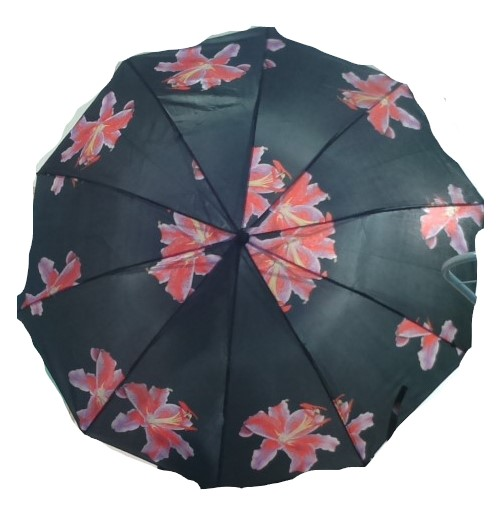
#> input picture ballon_detector/resources/target0.jpg, 503 x 514 px, found by its file name
$ jupyter execute notebook.ipynb
#> lines starting #> are read from the running program, lines starting #| are printed output that depends on the picture
[cell 1]
import matplotlib.pyplot as plt
import numpy as np
import cv2
img = cv2.imread('../resources/target0.JPG')   # query image
#> img is the input picture: shape (514, 503, 3); mean B, G, R 148.8, 143.1, 144.1
img1 = cv2.imread('../resources/image4.JPG')
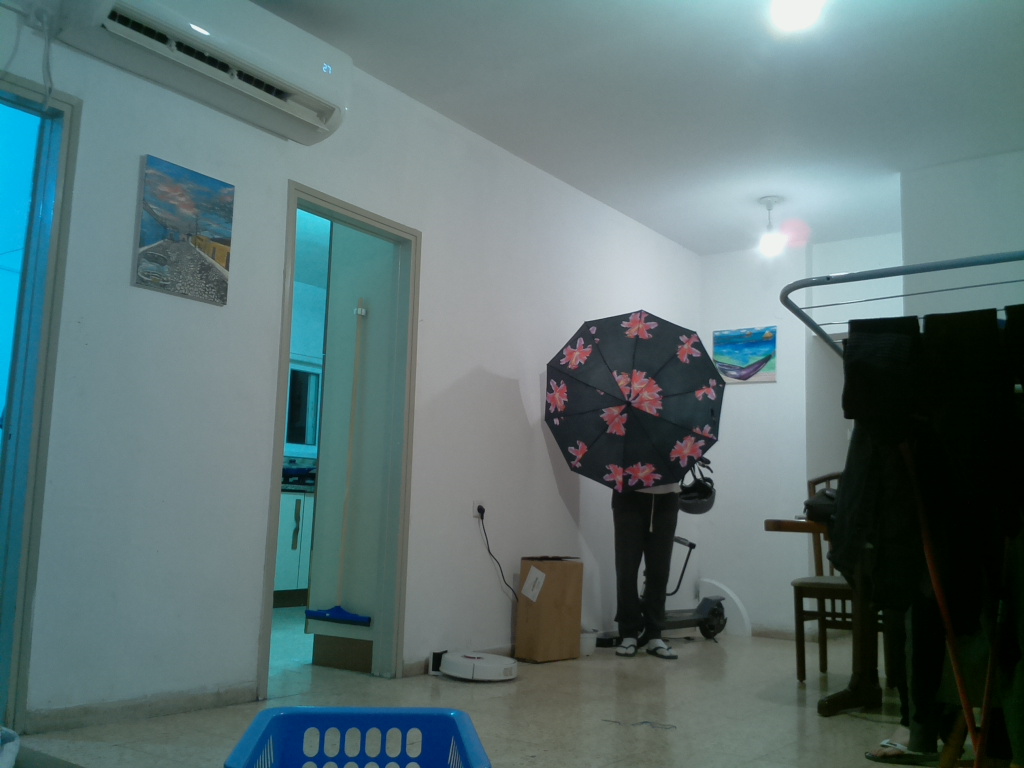
#> input picture ballon_detector/resources/image4.jpg, 1024 x 768 px, found by its file name
#> img1 is the input picture: shape (768, 1024, 3); mean B, G, R 114.6, 113.7, 92.7
gray = cv2.cvtColor(img, cv2.COLOR_BGR2GRAY)
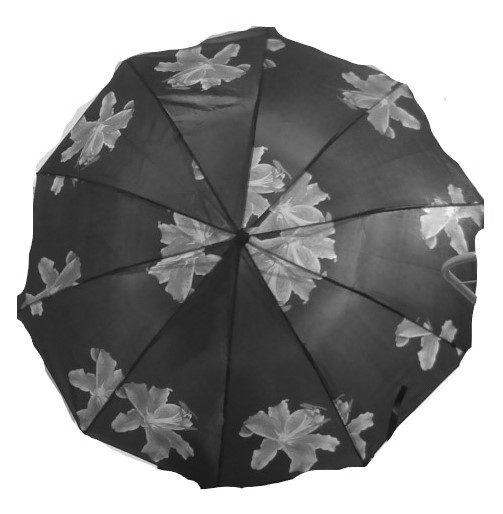
#> gray: shape (514, 503); min 17, max 255, mean 144.1
gray1 = cv2.cvtColor(img1, cv2.COLOR_BGR2GRAY)
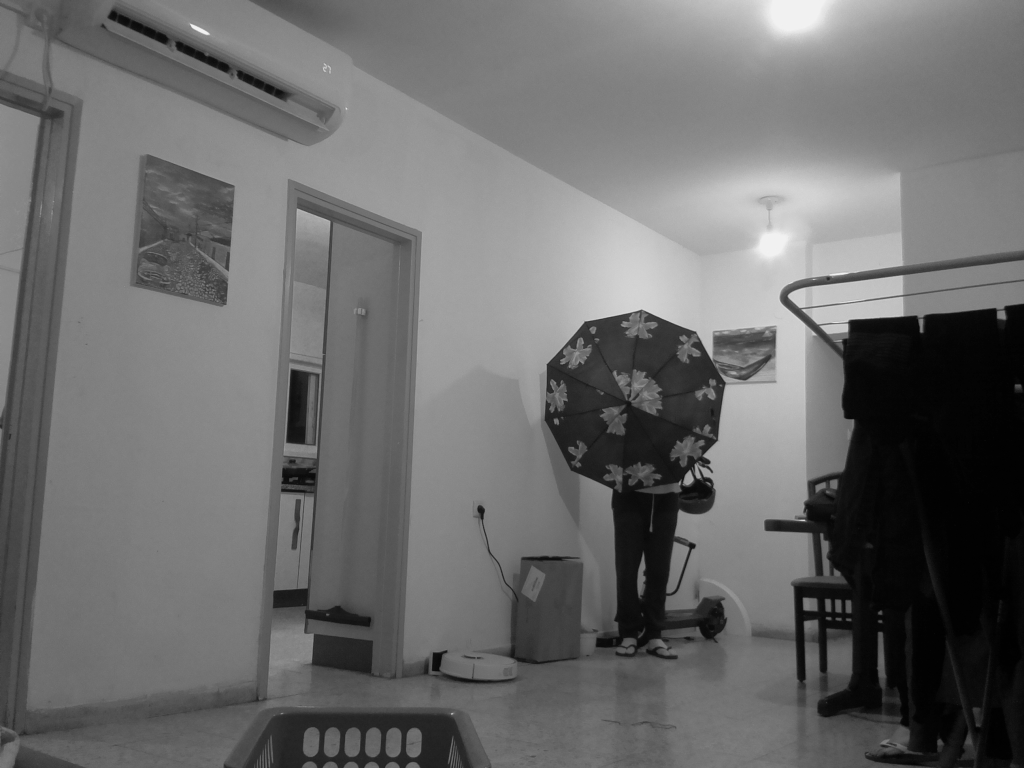
#> gray1: shape (768, 1024); min 1, max 242, mean 107.5
sift = cv2.SIFT_create(sigma = 3, nOctaveLayers = 20, contrastThreshold = 0.05)
keypoints_1, descriptors_1 = sift.detectAndCompute(gray, None)
#> keypoints_1 = 624 keypoints; strongest (x, y, size): (364, 463, 5.5), (202, 487, 3.4), (280, 471, 20.3), (140, 78, 40.4)
keypoints_2, descriptors_2 = sift.detectAndCompute(gray1, None)
#> keypoints_2 = 649 keypoints; strongest (x, y, size): (688, 480, 7.6), (776, 436, 91.7), (854, 324, 8.9), (809, 604, 9.8)

bf = cv2.BFMatcher(cv2.NORM_L1, crossCheck=True)

matches = bf.match(descriptors_1,descriptors_2)
#> matches = 139 matches
matches = sorted(matches, key = lambda x:x.distance)

img3 = cv2.drawMatches(img, keypoints_1, img1, keypoints_2, matches, img1, flags=2)
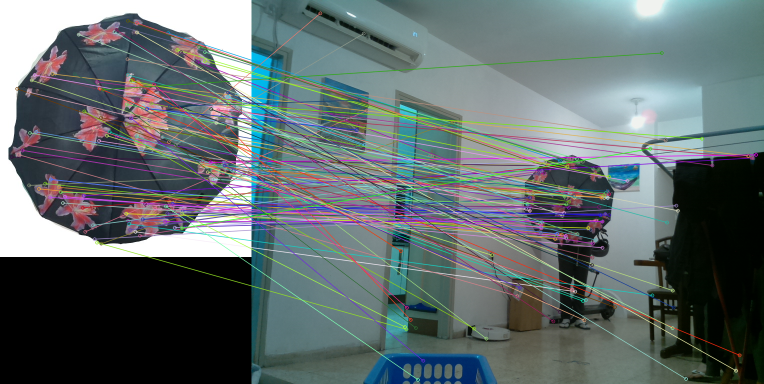
#> img3: shape (768, 1527, 3) (shown at 1/2 size); mean B, G, R 110.1, 108.9, 97.9
plt.imshow(img3),plt.show()

[cell 2]
# extracting matches index
matches_query_index = []
matches_train_index = []
for index in np.arange(len(matches)):
    matches_query_index.append(matches[index].queryIdx)
    matches_train_index.append(matches[index].trainIdx)
#> this loop made 139 passes
#> after the loop, matches_query_index = 139 values, max 615 at index 28, min 6 at index 39, mean 329.1; matches_train_index = 139 values, max 647 at index 80, min 14 at index 65, mean 326.7

[cell 3]
# extracting X_Y of matches index
x_y_values_query = keypoints_1[0].convert(keypoints_1)
#> x_y_values_query = 624 pairs, first value 18.56 to 486.2, second value 32.06 to 498.3
# adding keypoint index
x_y_values_query = np.c_[x_y_values_query,np.arange(len(x_y_values_query))]
#> x_y_values_query = 624 rows, first 8: [18.56, 317.2, 0], [18.56, 317.2, 1], [20.31, 324.2, 2], [20.6, 286.8, 3], [20.61, 298.3, 4], [20.61, 298.3, 5], [23.1, 313.6, 6], [24.48, 291, 7]

matches_x_y_values_query = np.zeros((len(matches_query_index),3), dtype=np.float32)
#> matches_x_y_values_query = 139 rows, first 8: [0, 0, 0], [0, 0, 0], [0, 0, 0], [0, 0, 0], [0, 0, 0], [0, 0, 0], [0, 0, 0], [0, 0, 0]
i = 0
for index in matches_query_index:
    matches_x_y_values_query[i,:] = x_y_values_query[index,:]
    i = i+1
#> this loop made 139 passes
#> index on passes 1 to 12: 209, 285, 332, 479, 521, 165, 265, 342, 112, 61, 435, 522
#> after the loop, i = 139; matches_x_y_values_query = 139 rows, first 8: [197.8, 281.3, 209], [255.8, 441.1, 285], [273.8, 198.2, 332], [365.2, 420.5, 479], [409.4, 103.7, 521], [170.2, 463.1, 165], [252.2, 427.1, 265], [282.4, 297, 342]

x_y_values_train = keypoints_2[0].convert(keypoints_2)
#> x_y_values_train = 649 pairs, first value 10.59 to 1017.8, second value 15.35 to 759.5
# adding keypoint index
x_y_values_train = np.c_[x_y_values_train,np.arange(len(x_y_values_train))]
#> x_y_values_train = 649 rows, first 8: [10.59, 731.1, 0], [10.59, 731.1, 1], [11.4, 748.8, 2], [11.4, 748.8, 3], [19.91, 102.9, 4], [23.5, 733.3, 5], [34.78, 120.2, 6], [41.6, 127.4, 7]
matches_x_y_values_train = np.zeros((len(matches_train_index),3), dtype=np.float32)
#> matches_x_y_values_train = 139 rows, first 8: [0, 0, 0], [0, 0, 0], [0, 0, 0], [0, 0, 0], [0, 0, 0], [0, 0, 0], [0, 0, 0], [0, 0, 0]
i = 0
for index in matches_train_index:
    matches_x_y_values_train[i,:] = x_y_values_train[index,:]
    i = i+1
#> this loop made 139 passes
#> index on passes 1 to 12: 290, 377, 306, 440, 341, 46, 372, 346, 299, 265, 278, 345
#> after the loop, i = 139; matches_x_y_values_train = 139 rows, first 8: [624.7, 425.1, 290], [677.7, 459, 377], [629.2, 384.5, 306], [707.1, 427.9, 440], [650.2, 317.3, 341], [229.9, 221, 46], [673.2, 455.7, 372], [653.6, 412, 346]

[cell 4]
# calculating mean and std
x_mean_query = np.mean(matches_x_y_values_query[:,0])
#> x_mean_query = 275.7
y_mean_query = np.mean(matches_x_y_values_query[:,1])
#> y_mean_query = 284.4
x_std_query = np.std(matches_x_y_values_query[:,0])
#> x_std_query = 123.7
y_std_query = np.std(matches_x_y_values_query[:,1])
#> y_std_query = 119.6

x_mean_train = np.mean(matches_x_y_values_train[:,0])
#> x_mean_train = 621.8
y_mean_train = np.mean(matches_x_y_values_train[:,1])
#> y_mean_train = 433
x_std_train = np.std(matches_x_y_values_train[:,0])
#> x_std_train = 175.9
y_std_train = np.std(matches_x_y_values_train[:,1])
#> y_std_train = 131

[cell 5]
# filtering
filter_array = []
for index in np.arange(len(matches_x_y_values_query)):
    if abs(x_mean_query - matches_x_y_values_query[index, 0]) < x_std_query:
        filter_array.append(True)
    else:
        filter_array.append(False)
#> after the loop, filter_array = 139 items, first 6: True, True, True, True, False, True

filtered_matches_x_y_values_query = matches_x_y_values_query[filter_array]
#> filtered_matches_x_y_values_query = 82 rows, first 8: [197.8, 281.3, 209], [255.8, 441.1, 285], [273.8, 198.2, 332], [365.2, 420.5, 479], [170.2, 463.1, 165], [252.2, 427.1, 265], [282.4, 297, 342], [336, 65.79, 435]

filter_array = []
for index in np.arange(len(filtered_matches_x_y_values_query)):
    if abs(y_mean_query - filtered_matches_x_y_values_query[index, 1]) < y_std_query:
        filter_array.append(True)
    else:
        filter_array.append(False)
#> this loop made 82 passes
#> after the loop, filter_array = 82 items, first 6: True, False, True, False, False, False

filtered_matches_x_y_values_query = filtered_matches_x_y_values_query[filter_array]
#> filtered_matches_x_y_values_query = 32 rows, first 8: [197.8, 281.3, 209], [273.8, 198.2, 332], [282.4, 297, 342], [285.7, 212.3, 350], [368.6, 217.9, 481], [201.5, 234.9, 216], [233.4, 272.9, 245], [292.8, 247, 368]

filter_array = []
for index in np.arange(len(matches_x_y_values_train)):
    if abs(x_mean_train - matches_x_y_values_train[index, 0]) < x_std_train:
        filter_array.append(True)
    else:
        filter_array.append(False)
#> after the loop, filter_array = 139 items, first 6: True, True, True, True, True, False

filtered_matches_x_y_values_train = matches_x_y_values_train[filter_array]
#> filtered_matches_x_y_values_train = 100 rows, first 8: [624.7, 425.1, 290], [677.7, 459, 377], [629.2, 384.5, 306], [707.1, 427.9, 440], [650.2, 317.3, 341], [673.2, 455.7, 372], [653.6, 412, 346], [627.8, 471.5, 299]

filter_array = []
for index in np.arange(len(filtered_matches_x_y_values_train)):
    if abs(y_mean_train - filtered_matches_x_y_values_train[index, 1]) < y_std_train:
        filter_array.append(True)
    else:
        filter_array.append(False)
#> this loop made 100 passes
#> after the loop, filter_array = 100 items, first 6: True, True, True, True, True, True

filtered_matches_x_y_values_train = filtered_matches_x_y_values_train[filter_array]
#> filtered_matches_x_y_values_train = 88 rows, first 8: [624.7, 425.1, 290], [677.7, 459, 377], [629.2, 384.5, 306], [707.1, 427.9, 440], [650.2, 317.3, 341], [673.2, 455.7, 372], [653.6, 412, 346], [627.8, 471.5, 299]

[cell 6]
plt.hist(filtered_matches_x_y_values_train[:,0], 100)
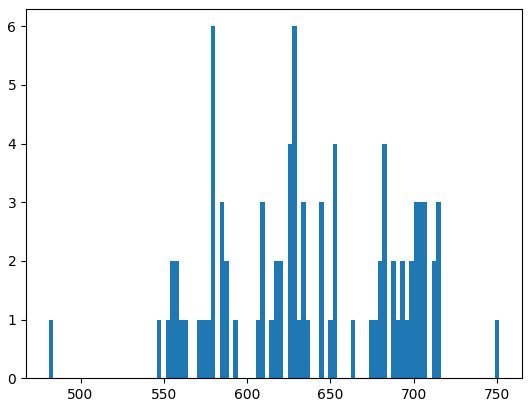
#> figure drawn by matplotlib, 1 panel

[cell 7]
filtered_keypoints_index_query = filtered_matches_x_y_values_query[:,2]
#> filtered_keypoints_index_query = 32 values, max 481 at index 4, min 153 at index 13, mean 309.8
filtered_keypoints_index_train = filtered_matches_x_y_values_train[:,2]
#> filtered_keypoints_index_train = 88 values, max 474 at index 77, min 176 at index 82, mean 324.3

[cell 8]
# filtering keypoints
filtered_keypoint_query = ()
filtered_keypoint_train = ()

for index in filtered_keypoints_index_query:
    filtered_keypoint_query = filtered_keypoint_query + (keypoints_1[int(index)],)
#> this loop made 32 passes
#> index on passes 3 to 14: 342, 350, 481, 216, 245, 368, 369, 237, 262, 438, 376, 153
#> (index, filtered_keypoint_query) on passes 1 to 2: (209, 1 keypoints; (x, y, size): (198, 281, 9)), (332, 2 keypoints; (x, y, size): (274, 198, 10.5), (198, 281, 9))

for index in filtered_keypoints_index_train:
    filtered_keypoint_train = filtered_keypoint_train + (keypoints_2[int(index)],)
#> this loop made 88 passes
#> (index, filtered_keypoint_train) on passes 1 to 2: (290, 1 keypoints; (x, y, size): (625, 425, 3.2)), (377, 2 keypoints; (x, y, size): (678, 459, 3.6), (625, 425, 3.2))
#> after the loop, filtered_keypoint_train = 88 keypoints; strongest (x, y, size): (688, 480, 7.6), (701, 495, 21), (481, 510, 5.9), (556, 421, 4)

[cell 9]
len(filtered_keypoints_index_train)
#> Out = 88

[cell 10]
# filtering descriptors
filtered_descriptors_query = np.zeros((len(filtered_keypoints_index_query),128), dtype=np.float32)
i = 0
for index in filtered_keypoints_index_query:
    filtered_descriptors_query[i,:] = descriptors_1[int(index),:]
    i = i+1
#> this loop made 32 passes
#> after the loop, i = 32

filtered_descriptors_train = np.zeros((len(filtered_keypoints_index_train),128), dtype=np.float32)
i = 0
for index in filtered_keypoints_index_train:
    filtered_descriptors_train[i,:] = descriptors_2[int(index),:]
    i = i+1
#> this loop made 88 passes
#> after the loop, i = 88

[cell 11]
matches = bf.match(descriptors_1,filtered_descriptors_train)
#> matches = 88 matches
matches = sorted(matches, key = lambda x:x.distance)

[cell 12]
img3 = cv2.drawMatches(img, keypoints_1, img1, filtered_keypoint_train, matches, img1, flags=2)
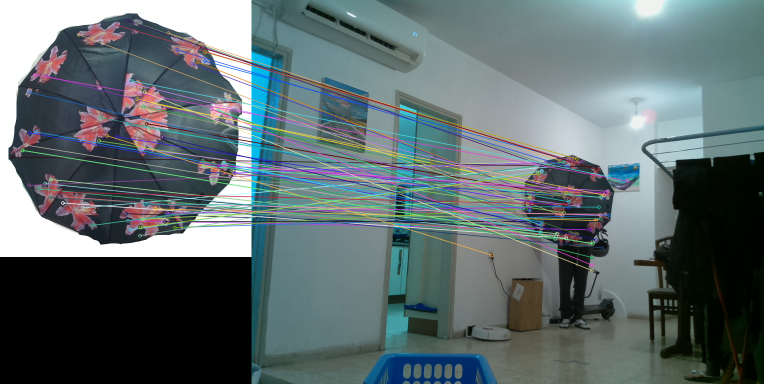
#> img3: shape (768, 1527, 3) (shown at 1/2 size); mean B, G, R 110.9, 108.6, 95.2

[cell 13]
plt.imshow(img3),plt.show()

[cell 14]
start = (int(x_mean_train-x_std_train), int(y_mean_train-y_std_train))
#> start = (445, 302)
stop =  (int(x_mean_train+x_std_train), int(y_mean_train+y_std_train))
#> stop = (797, 564)
marked_img = cv2.rectangle(img1, start, stop, color = (255, 0, 0))
plt.imshow(marked_img)
